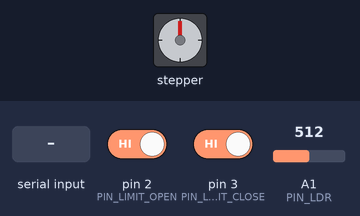
Recording of a sketch running on a simulated Arduino Uno, built with avr-gcc and run on an emulated ATmega328P. Parts: stepper motor. Inputs (shaded band) come from the test bench; at power-on: pin 3 (PIN_LIMIT_CLOSE) HIGH, pin 2 (PIN_LIMIT_OPEN) HIGH, A1 (PIN_LDR) = 512. The modem accepts every AT command (registered, SIM ready, sends succeed) and sends nothing else; stepper angles assume 200 steps per turn; what the sketch prints to the serial monitor is not drawn.

Above: at 2.3 s.
2.4 s: pin 3 (PIN_LIMIT_CLOSE) driven LOW
4.5 s: "CMD:\n" received over Serial
6.0 s: "M=\n" received over Serial
9.0 s: "R=\n" received over Serial
Timing chart, 0 to 11.5 s (numbered marks = the images above; inputs shaded):
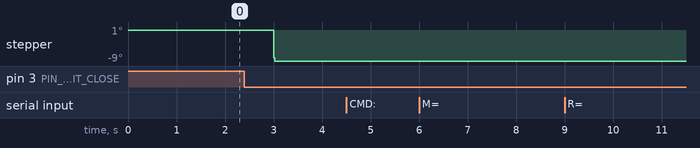

The sketch:

cortina_firmware.ino
```cpp
#include <Arduino.h>
#include <Stepper.h>
#include <SoftwareSerial.h>

const int STEPS_PER_REV = 200;
Stepper motor(STEPS_PER_REV, 8, 10, 9, 11);

const int PIN_LIMIT_OPEN  = 2;
const int PIN_LIMIT_CLOSE = 3;
const int PIN_LDR         = A1;

SoftwareSerial espSerial(6, 7);

const int  STEPS_PER_CYCLE   = 5;
const long LDR_HYSTERESIS_MS = 3000;
const long SYNC_INTERVAL_MS  = 5000;

const char WIFI_SSID[]   = "SUA_REDE_WIFI";
const char WIFI_PASS[]   = "SUA_SENHA_WIFI";
const char SERVER_HOST[] = "192.168.1.100";
const int  SERVER_PORT   = 8080;
const char AUTH_TOKEN[]  = "cortina-secret-token-2025";

enum CurtainState { STOPPED, OPENING, CLOSING, OPENED, CLOSED };
enum OperMode     { MODE_AUTO, MODE_MANUAL };
enum AutoRule     { RULE_STANDARD, RULE_INVERTED };
enum TargetAction { TARGET_OPEN, TARGET_CLOSE, TARGET_STOP };

CurtainState curtainState = STOPPED;
OperMode     operMode     = MODE_AUTO;
AutoRule     autoRule     = RULE_STANDARD;
TargetAction targetAction = TARGET_STOP;
int          ldrThreshold = 700;

bool          ldrAboveThreshold  = false;
bool          ldrConditionStable = false;
unsigned long ldrChangeTime      = 0;

unsigned long lastSyncTime  = 0;
bool          wifiConnected = false;

char usbBuf[128];
int  usbIdx = 0;
char espBuf[128];
int  espIdx = 0;

void motorStop();
void applyTarget();
void handleLimitSwitches(bool limitOpen, bool limitClose);
void handleAutoMode(int ldr);
void parseCommand(const char* cmd);
void readSerialCommands();
bool connectWifi();
void doWifiSync(int ldr, bool lo, bool lc);
bool sendAT(const char* cmd, const char* expect, int timeoutMs);

void setup() {
  Serial.begin(9600);
  espSerial.begin(9600);

  motor.setSpeed(60);

  pinMode(PIN_LIMIT_OPEN,  INPUT_PULLUP);
  pinMode(PIN_LIMIT_CLOSE, INPUT_PULLUP);

  Serial.println(F("=== Cortina Automatizada v1.0 ==="));
  Serial.println(F("Comandos Serial: CMD:M=A,R=S,T=O,TH=700"));
  Serial.println(F("Iniciando conexao Wi-Fi..."));

  wifiConnected = connectWifi();
  if (wifiConnected) {
    Serial.println(F("Wi-Fi OK!"));
  } else {
    Serial.println(F("Wi-Fi FALHOU. Modo offline."));
  }
}

void loop() {
  int  ldr        = analogRead(PIN_LDR);
  bool limitOpen  = (digitalRead(PIN_LIMIT_OPEN)  == LOW);
  bool limitClose = (digitalRead(PIN_LIMIT_CLOSE) == LOW);

  readSerialCommands();
  handleLimitSwitches(limitOpen, limitClose);

  if (operMode == MODE_AUTO) {
    handleAutoMode(ldr);
  }

  applyTarget();

  unsigned long now = millis();
  if (wifiConnected && (now - lastSyncTime >= SYNC_INTERVAL_MS)) {
    lastSyncTime = now;
    doWifiSync(ldr, limitOpen, limitClose);
  }
}

void motorStop() {
  for (int p = 8; p <= 11; p++) digitalWrite(p, LOW);
}

void applyTarget() {
  if (curtainState == OPENING) {
    motor.step(STEPS_PER_CYCLE);
  } else if (curtainState == CLOSING) {
    motor.step(-STEPS_PER_CYCLE);
  }
}

void handleLimitSwitches(bool limitOpen, bool limitClose) {
  if (curtainState == OPENING && limitOpen) {
    motorStop();
    curtainState = OPENED;
    targetAction = TARGET_STOP;
    Serial.println(F("[FIM DE CURSO] Cortina totalmente ABERTA."));
  }
  if (curtainState == CLOSING && limitClose) {
    motorStop();
    curtainState = CLOSED;
    targetAction = TARGET_STOP;
    Serial.println(F("[FIM DE CURSO] Cortina totalmente FECHADA."));
  }
}

void handleAutoMode(int ldr) {
  bool nowAbove = (ldr > ldrThreshold);

  if (nowAbove != ldrAboveThreshold) {
    ldrAboveThreshold  = nowAbove;
    ldrChangeTime      = millis();
    ldrConditionStable = false;
  }

  if (!ldrConditionStable && (millis() - ldrChangeTime >= LDR_HYSTERESIS_MS)) {
    ldrConditionStable = true;

    bool shouldOpen;
    if (autoRule == RULE_STANDARD) {
      shouldOpen = ldrAboveThreshold;
    } else {
      shouldOpen = !ldrAboveThreshold;
    }

    if (shouldOpen && curtainState != OPENED && curtainState != OPENING) {
      curtainState = OPENING;
      Serial.println(F("[AUTO] Iniciando ABERTURA."));
    } else if (!shouldOpen && curtainState != CLOSED && curtainState != CLOSING) {
      curtainState = CLOSING;
      Serial.println(F("[AUTO] Iniciando FECHAMENTO."));
    }
  }
}

void parseCommand(const char* cmd) {
  Serial.print(F("[CMD] Recebido: "));
  Serial.println(cmd);

  const char* p = strstr(cmd, "CMD:");
  if (!p) return;
  p += 4;

  char token[32];
  while (*p) {
    int i = 0;
    while (*p && *p != ',' && i < 31) { token[i++] = *p++; }
    token[i] = '\0';
    if (*p == ',') p++;

    if (strncmp(token, "M=", 2) == 0) {
      operMode = (token[2] == 'A') ? MODE_AUTO : MODE_MANUAL;
    } else if (strncmp(token, "R=", 2) == 0) {
      autoRule = (token[2] == 'S') ? RULE_STANDARD : RULE_INVERTED;
    } else if (strncmp(token, "T=", 2) == 0) {
      char t = token[2];
      if (t == 'O') {
        targetAction = TARGET_OPEN;
        if (curtainState != OPENED && curtainState != OPENING)
          curtainState = OPENING;
      } else if (t == 'C') {
        targetAction = TARGET_CLOSE;
        if (curtainState != CLOSED && curtainState != CLOSING)
          curtainState = CLOSING;
      } else {
        targetAction = TARGET_STOP;
        motorStop();
        curtainState = STOPPED;
      }
    } else if (strncmp(token, "TH=", 3) == 0) {
      ldrThreshold = atoi(token + 3);
    }
  }
}

void readSerialCommands() {
  while (Serial.available()) {
    char c = Serial.read();
    if (c == '\n' || c == '\r') {
      if (usbIdx > 0) {
        usbBuf[usbIdx] = '\0';
        parseCommand(usbBuf);
        usbIdx = 0;
      }
    } else if (usbIdx < 127) {
      usbBuf[usbIdx++] = c;
    }
  }

  while (espSerial.available()) {
    char c = espSerial.read();
    if (c == '\n' || c == '\r') {
      if (espIdx > 0) {
        espBuf[espIdx] = '\0';
        if (strstr(espBuf, "CMD:")) {
          parseCommand(espBuf);
        }
        espIdx = 0;
      }
    } else if (espIdx < 127) {
      espBuf[espIdx++] = c;
    }
  }
}

bool connectWifi() {
  delay(1000);
  sendAT("AT", "OK", 2000);
  sendAT("AT+CWMODE=1", "OK", 2000);

  char cwjap[128];
  snprintf(cwjap, sizeof(cwjap), "AT+CWJAP=\"%s\",\"%s\"", WIFI_SSID, WIFI_PASS);
  return sendAT(cwjap, "OK", 15000);
}

void doWifiSync(int ldr, bool lo, bool lc) {
  const char* stStr;
  switch (curtainState) {
    case OPENING: stStr = "OPENING"; break;
    case CLOSING: stStr = "CLOSING"; break;
    case OPENED:  stStr = "OPENED";  break;
    case CLOSED:  stStr = "CLOSED";  break;
    default:      stStr = "STOPPED"; break;
  }

  char url[200];
  snprintf(url, sizeof(url),
    "GET /api/v1/hw/sync?ldr=%d&lo=%d&lc=%d&st=%s HTTP/1.1\r\nHost: %s:%d\r\nX-Auth-Token: %s\r\nConnection: close\r\n\r\n",
    ldr, lo ? 1 : 0, lc ? 1 : 0, stStr, SERVER_HOST, SERVER_PORT, AUTH_TOKEN);

  char cipstart[80];
  snprintf(cipstart, sizeof(cipstart), "AT+CIPSTART=\"TCP\",\"%s\",%d", SERVER_HOST, SERVER_PORT);
  if (!sendAT(cipstart, "OK", 5000)) {
    Serial.println(F("[WIFI] Falha ao conectar ao servidor."));
    return;
  }

  char cipsend[20];
  snprintf(cipsend, sizeof(cipsend), "AT+CIPSEND=%d", strlen(url));
  if (!sendAT(cipsend, ">", 3000)) return;

  espSerial.print(url);
  delay(500);

  unsigned long t = millis();
  espIdx = 0;
  while (millis() - t < 3000) {
    while (espSerial.available()) {
      char c = espSerial.read();
      if (c == '\n' || c == '\r') {
        if (espIdx > 0) {
          espBuf[espIdx] = '\0';
          if (strstr(espBuf, "CMD:")) {
            parseCommand(espBuf);
            espSerial.print("AT+CIPCLOSE\r\n");
            return;
          }
          espIdx = 0;
        }
      } else if (espIdx < 127) {
        espBuf[espIdx++] = c;
      }
    }
  }
  espSerial.print("AT+CIPCLOSE\r\n");
  Serial.println(F("[WIFI] Sync timeout."));
}

bool sendAT(const char* cmd, const char* expect, int timeoutMs) {
  while (espSerial.available()) espSerial.read();
  espSerial.print(cmd);
  espSerial.print("\r\n");

  unsigned long start = millis();
  char resp[128];
  int  ri = 0;
  while (millis() - start < (unsigned long)timeoutMs) {
    while (espSerial.available() && ri < 127) {
      resp[ri++] = espSerial.read();
    }
    resp[ri] = '\0';
    if (strstr(resp, expect)) return true;
    if (strstr(resp, "ERROR")) return false;
  }
  return false;
}
```

Measured:
- after the input at 4.5 s, every drawn part: stays the same
- after the input at 6.0 s, every drawn part: stays the same
- after the input at 9.0 s, every drawn part: stays the same
